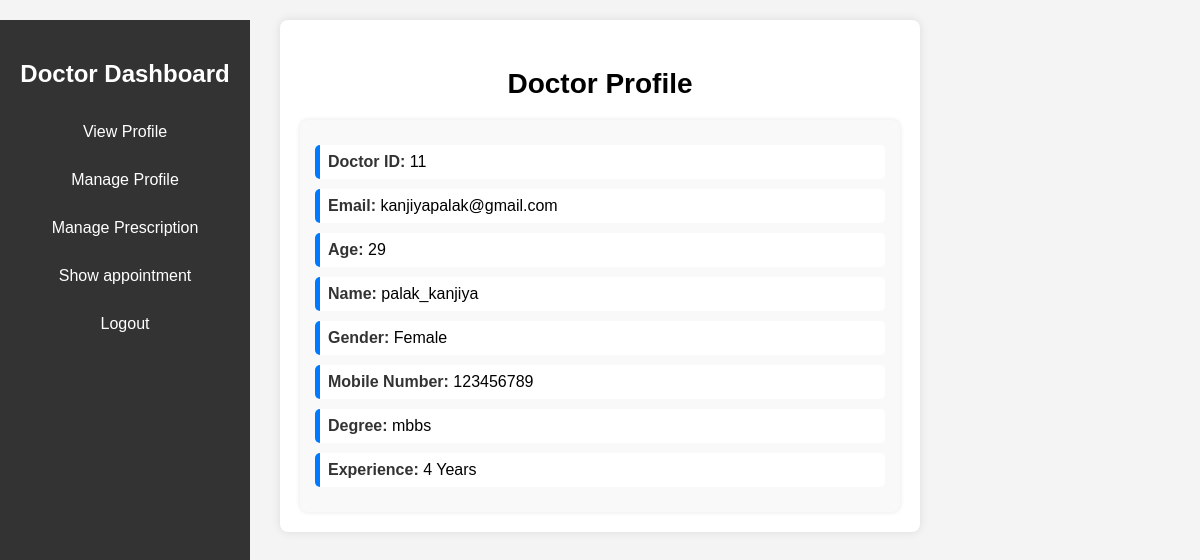
The page /view_details/ (signed in) on the database its author committed.
### patient_history/models.py (models this page shows, shortened)
class Doctor(models.Model):
    user = models.OneToOneField(settings.AUTH_USER_MODEL, on_delete=models.CASCADE, null=True)
    doctor_id = models.AutoField(primary_key=True)
    username = models.CharField(max_length=100, unique=True)
    email = models.EmailField(unique=True)
    degree = models.CharField(max_length=200, blank=True)
    age = models.IntegerField(null=True, blank=True)
    experience = models.IntegerField(null=True, blank=True)
    mobile_number = models.CharField(max_length=15, blank=True,null=True)  # Removed null=True
    gender = models.CharField(max_length=9, blank=True)

### patient_history/views.py (the view)
# urls.py: path('view_details/', view_details, name='view_details'),
def view_details(request):
     doctor = get_object_or_404(Doctor, username=request.user.username)
     return render(request, 'view_details.html', {'doctor': doctor})

### templates/view_details.html
{% extends "doctor_dashboard.html" %}
{% load static %}
{% block content %}
<link rel="stylesheet" href="{% static 'css/view_details.css' %}">
<div class="content">
    <h3>Doctor Profile</h3>
    <div class="profile-info">
        <p><strong>Doctor ID:</strong> {{ doctor.doctor_id }}</p>
        <p><strong>Email:</strong> {{ doctor.email }}</p>
        <p><strong>Age:</strong> {{ doctor.age }}</p>
        <p><strong>Name:</strong> {{ doctor.username }}</p>
        <p><strong>Gender:</strong> {{ doctor.gender }}</p>
        <p><strong>Mobile Number:</strong> {{ doctor.mobile_number }}</p>
        <p><strong>Degree:</strong> {{ doctor.degree }}</p>
        <p><strong>Experience:</strong> {{ doctor.experience }} Years</p>
    </div>
</div>
{% endblock %}

### static/css/navbar.css (style rules this page uses)
body { font-family: Arial, sans-serif; margin: 0; padding: 0; background-color: #f4f4f4; }
.content { margin-left: 260px; padding: 20px; width: 100%; }

### static/css/view_details.css (style rules this page uses)
body { font-family: Arial, sans-serif; background-color: #f4f4f4; margin: 0; padding: 0; }
.content { max-width: 600px; margin: 20px auto; background: white; padding: 20px; border-radius: 8px; box-shadow: 0px 0px 10px rgba(0, 0, 0, 0.1); }
h3 { text-align: center; color: black; margin-bottom: 20px; font-size: 28px; }
.profile-info { padding: 15px; border-radius: 8px; background-color: #f9f9f9; box-shadow: 0px 0px 5px rgba(0, 0, 0, 0.1); }
.profile-info p { font-size: 16px; margin: 10px 0; padding: 8px; background: white; border-radius: 5px; border-left: 5px solid #007bff; }
.profile-info strong { color: #333; }

### rows shown on the page
Doctor: doctor_id "11", email "kanjiyapalak@gmail.com", age "29", username "palak_kanjiya", gender "Female", mobile_number "123456789", degree "mbbs", experience "4"
